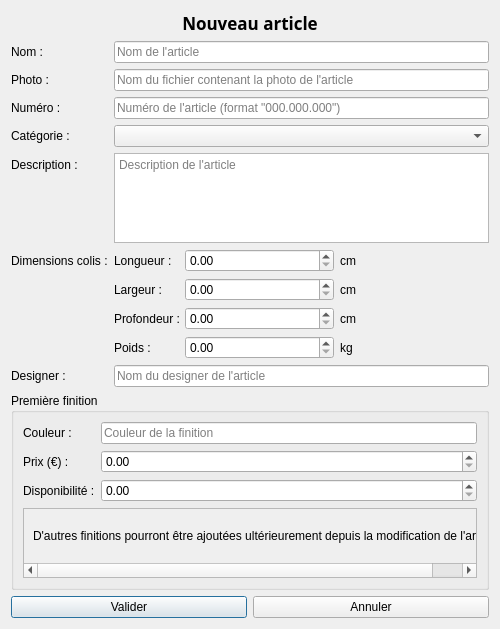
<?xml version="1.0" encoding="UTF-8"?>
<ui version="4.0">
 <class>DialogAjouter</class>
 <widget class="QDialog" name="DialogAjouter">
  <property name="geometry">
   <rect>
    <x>0</x>
    <y>0</y>
    <width>500</width>
    <height>629</height>
   </rect>
  </property>
  <property name="minimumSize">
   <size>
    <width>500</width>
    <height>500</height>
   </size>
  </property>
  <property name="windowTitle">
   <string>Dialog</string>
  </property>
  <layout class="QVBoxLayout" name="verticalLayout_3">
   <item>
    <widget class="QLabel" name="label">
     <property name="font">
      <font>
       <family>Candara</family>
       <pointsize>13</pointsize>
       <bold>true</bold>
      </font>
     </property>
     <property name="text">
      <string>Nouveau article</string>
     </property>
     <property name="alignment">
      <set>Qt::AlignCenter</set>
     </property>
    </widget>
   </item>
   <item>
    <layout class="QFormLayout" name="formLayout_2">
     <item row="0" column="1">
      <widget class="QLineEdit" name="nomArticle">
       <property name="placeholderText">
        <string>Nom de l'article</string>
       </property>
      </widget>
     </item>
     <item row="0" column="0">
      <widget class="QLabel" name="label_3">
       <property name="text">
        <string>Nom :</string>
       </property>
      </widget>
     </item>
     <item row="2" column="0">
      <widget class="QLabel" name="label_4">
       <property name="text">
        <string>Numéro :</string>
       </property>
      </widget>
     </item>
     <item row="2" column="1">
      <widget class="QLineEdit" name="numArticle">
       <property name="placeholderText">
        <string>Numéro de l'article (format &quot;000.000.000&quot;)</string>
       </property>
      </widget>
     </item>
     <item row="3" column="0">
      <widget class="QLabel" name="label_5">
       <property name="text">
        <string>Catégorie :</string>
       </property>
      </widget>
     </item>
     <item row="6" column="0">
      <widget class="QLabel" name="label_13">
       <property name="text">
        <string>Designer :</string>
       </property>
      </widget>
     </item>
     <item row="6" column="1">
      <widget class="QLineEdit" name="designerArticle">
       <property name="text">
        <string/>
       </property>
       <property name="placeholderText">
        <string>Nom du designer de l'article</string>
       </property>
      </widget>
     </item>
     <item row="1" column="0">
      <widget class="QLabel" name="label_14">
       <property name="text">
        <string>Photo :</string>
       </property>
      </widget>
     </item>
     <item row="4" column="0">
      <widget class="QLabel" name="label_6">
       <property name="text">
        <string>Description :</string>
       </property>
      </widget>
     </item>
     <item row="4" column="1">
      <widget class="QTextEdit" name="descArticle">
       <property name="placeholderText">
        <string>Description de l'article</string>
       </property>
      </widget>
     </item>
     <item row="5" column="0">
      <widget class="QLabel" name="label_15">
       <property name="text">
        <string>Dimensions colis :</string>
       </property>
      </widget>
     </item>
     <item row="5" column="1">
      <layout class="QVBoxLayout" name="verticalLayout">
       <item>
        <layout class="QHBoxLayout" name="horizontalLayout">
         <item>
          <widget class="QLabel" name="label_7">
           <property name="maximumSize">
            <size>
             <width>65</width>
             <height>16777215</height>
            </size>
           </property>
           <property name="text">
            <string>Longueur :</string>
           </property>
          </widget>
         </item>
         <item>
          <widget class="QDoubleSpinBox" name="longArticle"/>
         </item>
         <item>
          <widget class="QLabel" name="label_18">
           <property name="text">
            <string>cm</string>
           </property>
          </widget>
         </item>
        </layout>
       </item>
       <item>
        <layout class="QHBoxLayout" name="horizontalLayout_2">
         <item>
          <widget class="QLabel" name="label_8">
           <property name="maximumSize">
            <size>
             <width>65</width>
             <height>16777215</height>
            </size>
           </property>
           <property name="text">
            <string>Largeur :</string>
           </property>
          </widget>
         </item>
         <item>
          <widget class="QDoubleSpinBox" name="largArticle"/>
         </item>
         <item>
          <widget class="QLabel" name="label_17">
           <property name="text">
            <string>cm</string>
           </property>
          </widget>
         </item>
        </layout>
       </item>
       <item>
        <layout class="QHBoxLayout" name="horizontalLayout_3">
         <item>
          <widget class="QLabel" name="label_9">
           <property name="maximumSize">
            <size>
             <width>65</width>
             <height>16777215</height>
            </size>
           </property>
           <property name="text">
            <string>Profondeur :</string>
           </property>
          </widget>
         </item>
         <item>
          <widget class="QDoubleSpinBox" name="profArticle"/>
         </item>
         <item>
          <widget class="QLabel" name="label_19">
           <property name="text">
            <string>cm</string>
           </property>
          </widget>
         </item>
        </layout>
       </item>
       <item>
        <layout class="QHBoxLayout" name="horizontalLayout_4">
         <item>
          <widget class="QLabel" name="label_10">
           <property name="maximumSize">
            <size>
             <width>65</width>
             <height>16777215</height>
            </size>
           </property>
           <property name="text">
            <string>Poids :</string>
           </property>
          </widget>
         </item>
         <item>
          <widget class="QDoubleSpinBox" name="poidArticle"/>
         </item>
         <item>
          <widget class="QLabel" name="label_20">
           <property name="text">
            <string>kg</string>
           </property>
          </widget>
         </item>
        </layout>
       </item>
      </layout>
     </item>
     <item row="3" column="1">
      <widget class="QComboBox" name="categArt">
       <property name="placeholderText">
        <string>Catégorie de l'article</string>
       </property>
      </widget>
     </item>
     <item row="1" column="1">
      <widget class="QLineEdit" name="imageArticle">
       <property name="text">
        <string/>
       </property>
       <property name="placeholderText">
        <string>Nom du fichier contenant la photo de l'article</string>
       </property>
      </widget>
     </item>
    </layout>
   </item>
   <item>
    <widget class="QGroupBox" name="groupBox">
     <property name="title">
      <string>Première finition</string>
     </property>
     <layout class="QVBoxLayout" name="verticalLayout_2">
      <item>
       <layout class="QFormLayout" name="formLayout_3">
        <item row="0" column="0">
         <widget class="QLabel" name="label_12">
          <property name="text">
           <string>Couleur :</string>
          </property>
         </widget>
        </item>
        <item row="0" column="1">
         <widget class="QLineEdit" name="finition">
          <property name="text">
           <string/>
          </property>
          <property name="placeholderText">
           <string>Couleur de la finition</string>
          </property>
         </widget>
        </item>
        <item row="1" column="0">
         <widget class="QLabel" name="label_2">
          <property name="text">
           <string>Prix (€) :</string>
          </property>
         </widget>
        </item>
        <item row="1" column="1">
         <widget class="QDoubleSpinBox" name="prixArticle"/>
        </item>
        <item row="2" column="0">
         <widget class="QLabel" name="label_11">
          <property name="text">
           <string>Disponibilité :</string>
          </property>
         </widget>
        </item>
        <item row="2" column="1">
         <widget class="QDoubleSpinBox" name="disponibilite"/>
        </item>
       </layout>
      </item>
      <item>
       <widget class="QScrollArea" name="scrollArea">
        <property name="widgetResizable">
         <bool>true</bool>
        </property>
        <widget class="QWidget" name="scrollAreaWidgetContents_2">
         <property name="geometry">
          <rect>
           <x>0</x>
           <y>0</y>
           <width>729</width>
           <height>70</height>
          </rect>
         </property>
         <layout class="QVBoxLayout" name="verticalLayout_4">
          <item>
           <widget class="QLabel" name="label_16">
            <property name="text">
             <string>D'autres finitions pourront être ajoutées ultérieurement depuis la modification de l'article.</string>
            </property>
           </widget>
          </item>
         </layout>
        </widget>
       </widget>
      </item>
     </layout>
    </widget>
   </item>
   <item>
    <layout class="QHBoxLayout" name="horizontalLayout_5">
     <item>
      <widget class="QPushButton" name="pushButtonValider">
       <property name="text">
        <string>Valider</string>
       </property>
      </widget>
     </item>
     <item>
      <widget class="QPushButton" name="pushButtonAnnuler">
       <property name="text">
        <string>Annuler</string>
       </property>
      </widget>
     </item>
    </layout>
   </item>
  </layout>
 </widget>
 <resources/>
 <connections/>
</ui>
